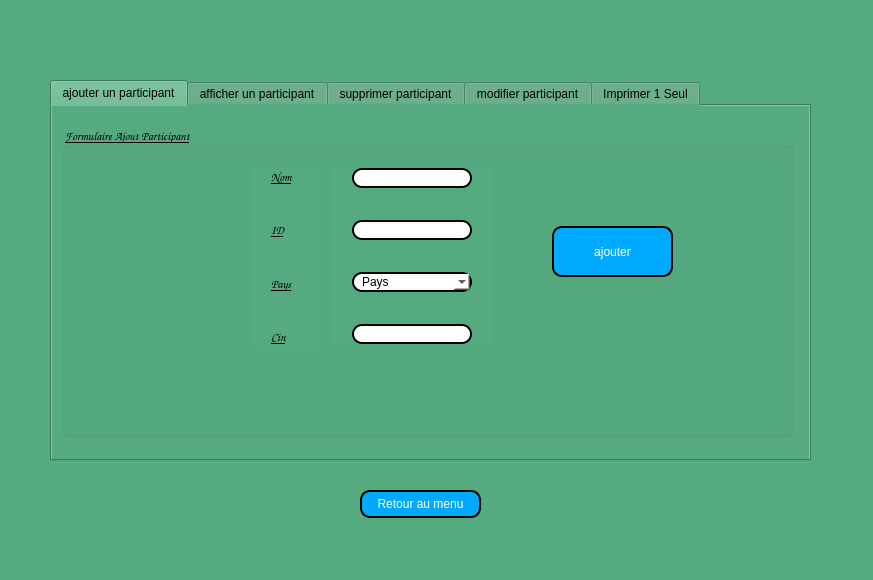
<?xml version="1.0" encoding="UTF-8"?>
<ui version="4.0">
 <class>windowparticipants</class>
 <widget class="QDialog" name="windowparticipants">
  <property name="geometry">
   <rect>
    <x>0</x>
    <y>0</y>
    <width>873</width>
    <height>580</height>
   </rect>
  </property>
  <property name="windowTitle">
   <string>Gestion Des Participants</string>
  </property>
  <property name="styleSheet">
   <string notr="true">background-color: rgb(85, 170, 127)</string>
  </property>
  <widget class="QTabWidget" name="tabWidget">
   <property name="geometry">
    <rect>
     <x>50</x>
     <y>80</y>
     <width>761</width>
     <height>381</height>
    </rect>
   </property>
   <property name="styleSheet">
    <string notr="true">background-color: rgb(85, 170, 127)</string>
   </property>
   <property name="currentIndex">
    <number>0</number>
   </property>
   <widget class="QWidget" name="tab">
    <attribute name="title">
     <string>ajouter un participant</string>
    </attribute>
    <widget class="QGroupBox" name="groupBox_2">
     <property name="geometry">
      <rect>
       <x>10</x>
       <y>20</y>
       <width>731</width>
       <height>311</height>
      </rect>
     </property>
     <property name="font">
      <font>
       <family>Comic Sans MS</family>
       <weight>75</weight>
       <bold>true</bold>
       <underline>true</underline>
      </font>
     </property>
     <property name="title">
      <string>Formulaire Ajout Participant</string>
     </property>
     <widget class="QPushButton" name="pushbotton_ajouter">
      <property name="geometry">
       <rect>
        <x>490</x>
        <y>100</y>
        <width>121</width>
        <height>51</height>
       </rect>
      </property>
      <property name="styleSheet">
       <string notr="true">border: 2px solid black;



border-radius: 10px;



padding: 0 8px;



color: white;



background:rgb(0, 170, 255) ;



font: bold, &quot;Comic Sans MS&quot;;</string>
      </property>
      <property name="text">
       <string>ajouter</string>
      </property>
     </widget>
     <widget class="QWidget" name="verticalLayoutWidget">
      <property name="geometry">
       <rect>
        <x>270</x>
        <y>40</y>
        <width>160</width>
        <height>180</height>
       </rect>
      </property>
      <layout class="QVBoxLayout" name="verticalLayout">
       <property name="spacing">
        <number>30</number>
       </property>
       <property name="leftMargin">
        <number>20</number>
       </property>
       <property name="rightMargin">
        <number>20</number>
       </property>
       <item>
        <widget class="QLineEdit" name="le_nom">
         <property name="styleSheet">
          <string notr="true">border: 2px solid black;



border-radius: 10px;



padding: 0 8px;



background: white;



selection-background-color: gray;</string>
         </property>
        </widget>
       </item>
       <item>
        <widget class="QLineEdit" name="le_id">
         <property name="styleSheet">
          <string notr="true">border: 2px solid black;



border-radius: 10px;



padding: 0 8px;



background: white;



selection-background-color: gray;</string>
         </property>
        </widget>
       </item>
       <item>
        <widget class="QComboBox" name="combo_Pays">
         <property name="styleSheet">
          <string notr="true">border: 2px solid black;



border-radius: 10px;



padding: 0 8px;



background: white;



selection-background-color: gray;</string>
         </property>
         <item>
          <property name="text">
           <string>Pays</string>
          </property>
         </item>
         <item>
          <property name="text">
           <string>Tunisie</string>
          </property>
         </item>
         <item>
          <property name="text">
           <string>Canada</string>
          </property>
         </item>
         <item>
          <property name="text">
           <string>USA</string>
          </property>
         </item>
        </widget>
       </item>
       <item>
        <widget class="QLineEdit" name="le_cin">
         <property name="styleSheet">
          <string notr="true">border: 2px solid black;



border-radius: 10px;



padding: 0 8px;



background: white;



selection-background-color: gray;</string>
         </property>
        </widget>
       </item>
      </layout>
     </widget>
     <widget class="QWidget" name="verticalLayoutWidget_2">
      <property name="geometry">
       <rect>
        <x>189</x>
        <y>40</y>
        <width>71</width>
        <height>181</height>
       </rect>
      </property>
      <layout class="QVBoxLayout" name="verticalLayout_2">
       <property name="spacing">
        <number>32</number>
       </property>
       <property name="leftMargin">
        <number>20</number>
       </property>
       <property name="rightMargin">
        <number>20</number>
       </property>
       <item>
        <widget class="QLabel" name="label_4">
         <property name="font">
          <font>
           <family>Comic Sans MS</family>
           <weight>75</weight>
           <bold>true</bold>
          </font>
         </property>
         <property name="text">
          <string>Nom</string>
         </property>
        </widget>
       </item>
       <item>
        <widget class="QLabel" name="label_6">
         <property name="font">
          <font>
           <family>Comic Sans MS</family>
           <weight>75</weight>
           <bold>true</bold>
          </font>
         </property>
         <property name="text">
          <string>ID</string>
         </property>
        </widget>
       </item>
       <item>
        <widget class="QLabel" name="label_5">
         <property name="font">
          <font>
           <family>Comic Sans MS</family>
           <weight>75</weight>
           <bold>true</bold>
          </font>
         </property>
         <property name="text">
          <string>Pays</string>
         </property>
        </widget>
       </item>
       <item>
        <widget class="QLabel" name="label_8">
         <property name="font">
          <font>
           <family>Comic Sans MS</family>
           <weight>75</weight>
           <bold>true</bold>
          </font>
         </property>
         <property name="text">
          <string>Cin</string>
         </property>
        </widget>
       </item>
      </layout>
     </widget>
    </widget>
   </widget>
   <widget class="QWidget" name="tab_2">
    <attribute name="title">
     <string>afficher un participant</string>
    </attribute>
    <widget class="QTableView" name="tab_participant">
     <property name="geometry">
      <rect>
       <x>10</x>
       <y>10</y>
       <width>541</width>
       <height>241</height>
      </rect>
     </property>
     <property name="styleSheet">
      <string notr="true">background-color: rgb(255, 255, 255);</string>
     </property>
    </widget>
    <widget class="QPushButton" name="pushButton_3">
     <property name="geometry">
      <rect>
       <x>560</x>
       <y>20</y>
       <width>93</width>
       <height>28</height>
      </rect>
     </property>
     <property name="styleSheet">
      <string notr="true">border: 2px solid black;



border-radius: 10px;



padding: 0 8px;



color: white;



background:rgb(0, 170, 255) ;



font: bold, &quot;Comic Sans MS&quot;;</string>
     </property>
     <property name="text">
      <string>Tri</string>
     </property>
    </widget>
    <widget class="QPushButton" name="imprimerListP">
     <property name="geometry">
      <rect>
       <x>560</x>
       <y>70</y>
       <width>93</width>
       <height>28</height>
      </rect>
     </property>
     <property name="styleSheet">
      <string notr="true">border: 2px solid black;



border-radius: 10px;



padding: 0 8px;



color: white;



background:rgb(0, 170, 255) ;



font: bold, &quot;Comic Sans MS&quot;;
font-size:11px;</string>
     </property>
     <property name="text">
      <string>Imrpimer Tous</string>
     </property>
    </widget>
    <widget class="QPushButton" name="btn_Stat_p">
     <property name="geometry">
      <rect>
       <x>560</x>
       <y>120</y>
       <width>93</width>
       <height>28</height>
      </rect>
     </property>
     <property name="styleSheet">
      <string notr="true">border: 2px solid black;



border-radius: 10px;



padding: 0 8px;



color: white;



background:rgb(0, 170, 255) ;



font: bold, &quot;Comic Sans MS&quot;;</string>
     </property>
     <property name="text">
      <string>Statistique</string>
     </property>
    </widget>
    <widget class="QPushButton" name="pushButton_7">
     <property name="geometry">
      <rect>
       <x>560</x>
       <y>170</y>
       <width>93</width>
       <height>28</height>
      </rect>
     </property>
     <property name="styleSheet">
      <string notr="true">border: 2px solid black;



border-radius: 10px;



padding: 0 8px;



color: white;



background:rgb(0, 170, 255) ;



font: bold, &quot;Comic Sans MS&quot;;</string>
     </property>
     <property name="text">
      <string>traduction</string>
     </property>
    </widget>
    <widget class="QLineEdit" name="le_nom_2">
     <property name="geometry">
      <rect>
       <x>190</x>
       <y>260</y>
       <width>171</width>
       <height>31</height>
      </rect>
     </property>
     <property name="styleSheet">
      <string notr="true">border: 2px solid black;



border-radius: 10px;



padding: 0 8px;



background: white;



selection-background-color: gray;</string>
     </property>
    </widget>
    <widget class="QPushButton" name="pushButton_4">
     <property name="geometry">
      <rect>
       <x>60</x>
       <y>260</y>
       <width>93</width>
       <height>28</height>
      </rect>
     </property>
     <property name="styleSheet">
      <string notr="true">border: 2px solid black;



border-radius: 10px;



padding: 0 8px;



color: white;



background:rgb(0, 170, 255) ;



font: bold, &quot;Comic Sans MS&quot;;</string>
     </property>
     <property name="text">
      <string>recherche</string>
     </property>
    </widget>
    <widget class="QCheckBox" name="checkBox">
     <property name="geometry">
      <rect>
       <x>660</x>
       <y>20</y>
       <width>83</width>
       <height>20</height>
      </rect>
     </property>
     <property name="styleSheet">
      <string notr="true">border: 2px solid black;



border-radius: 10px;



padding: 0 8px;



background: white;



selection-background-color: gray;</string>
     </property>
     <property name="text">
      <string>Tri</string>
     </property>
    </widget>
   </widget>
   <widget class="QWidget" name="tab_3">
    <attribute name="title">
     <string>supprimer participant</string>
    </attribute>
    <widget class="QLabel" name="label">
     <property name="geometry">
      <rect>
       <x>90</x>
       <y>110</y>
       <width>31</width>
       <height>16</height>
      </rect>
     </property>
     <property name="font">
      <font>
       <family>Comic Sans MS</family>
      </font>
     </property>
     <property name="text">
      <string>ID</string>
     </property>
    </widget>
    <widget class="QPushButton" name="pushButton">
     <property name="geometry">
      <rect>
       <x>310</x>
       <y>100</y>
       <width>93</width>
       <height>28</height>
      </rect>
     </property>
     <property name="styleSheet">
      <string notr="true">border: 2px solid black;



border-radius: 10px;



padding: 0 8px;



color: white;



background:rgb(0, 170, 255) ;



font: bold, &quot;Comic Sans MS&quot;;</string>
     </property>
     <property name="text">
      <string>supprimer</string>
     </property>
    </widget>
    <widget class="QComboBox" name="combo_modifier_id">
     <property name="geometry">
      <rect>
       <x>160</x>
       <y>106</y>
       <width>121</width>
       <height>22</height>
      </rect>
     </property>
     <property name="styleSheet">
      <string notr="true">border: 2px solid black;



border-radius: 10px;



padding: 0 8px;



background: white;



selection-background-color: gray;</string>
     </property>
    </widget>
   </widget>
   <widget class="QWidget" name="tab_4">
    <attribute name="title">
     <string>modifier participant</string>
    </attribute>
    <widget class="QPushButton" name="pushButton_2">
     <property name="geometry">
      <rect>
       <x>520</x>
       <y>120</y>
       <width>141</width>
       <height>51</height>
      </rect>
     </property>
     <property name="styleSheet">
      <string notr="true">border: 2px solid black;



border-radius: 10px;



padding: 0 8px;



color: white;



background:rgb(0, 170, 255) ;



font: bold, &quot;Comic Sans MS&quot;;</string>
     </property>
     <property name="text">
      <string>modifier</string>
     </property>
    </widget>
    <widget class="QWidget" name="verticalLayoutWidget_3">
     <property name="geometry">
      <rect>
       <x>300</x>
       <y>60</y>
       <width>160</width>
       <height>181</height>
      </rect>
     </property>
     <layout class="QVBoxLayout" name="verticalLayout_3">
      <item>
       <widget class="QLineEdit" name="lineEdit_2">
        <property name="styleSheet">
         <string notr="true">border: 2px solid black;



border-radius: 10px;



padding: 0 8px;



background: white;



selection-background-color: gray;</string>
        </property>
       </widget>
      </item>
      <item>
       <widget class="QLineEdit" name="lineEdit_3">
        <property name="styleSheet">
         <string notr="true">border: 2px solid black;



border-radius: 10px;



padding: 0 8px;



background: white;



selection-background-color: gray;</string>
        </property>
       </widget>
      </item>
      <item>
       <widget class="QComboBox" name="pays_modifier">
        <property name="styleSheet">
         <string notr="true">border: 2px solid black;



border-radius: 10px;



padding: 0 8px;



background: white;



selection-background-color: gray;</string>
        </property>
        <item>
         <property name="text">
          <string>Pays</string>
         </property>
        </item>
        <item>
         <property name="text">
          <string>Tunisie</string>
         </property>
        </item>
        <item>
         <property name="text">
          <string>Canada</string>
         </property>
        </item>
        <item>
         <property name="text">
          <string>USA</string>
         </property>
        </item>
       </widget>
      </item>
      <item>
       <widget class="QLineEdit" name="lineEdit_5">
        <property name="styleSheet">
         <string notr="true">border: 2px solid black;



border-radius: 10px;



padding: 0 8px;



background: white;



selection-background-color: gray;</string>
        </property>
       </widget>
      </item>
     </layout>
    </widget>
    <widget class="QWidget" name="verticalLayoutWidget_4">
     <property name="geometry">
      <rect>
       <x>120</x>
       <y>60</y>
       <width>160</width>
       <height>181</height>
      </rect>
     </property>
     <layout class="QVBoxLayout" name="verticalLayout_4">
      <item>
       <widget class="QLabel" name="label_2">
        <property name="font">
         <font>
          <family>Comic Sans MS</family>
          <weight>75</weight>
          <bold>true</bold>
         </font>
        </property>
        <property name="text">
         <string>Nom</string>
        </property>
       </widget>
      </item>
      <item>
       <widget class="QLabel" name="label_3">
        <property name="font">
         <font>
          <family>Comic Sans MS</family>
          <weight>75</weight>
          <bold>true</bold>
         </font>
        </property>
        <property name="text">
         <string>ID</string>
        </property>
       </widget>
      </item>
      <item>
       <widget class="QLabel" name="label_7">
        <property name="font">
         <font>
          <family>Comic Sans MS</family>
          <weight>75</weight>
          <bold>true</bold>
         </font>
        </property>
        <property name="text">
         <string>Pays</string>
        </property>
       </widget>
      </item>
      <item>
       <widget class="QLabel" name="label_9">
        <property name="font">
         <font>
          <family>Comic Sans MS</family>
          <weight>75</weight>
          <bold>true</bold>
         </font>
        </property>
        <property name="text">
         <string>Cin</string>
        </property>
       </widget>
      </item>
     </layout>
    </widget>
   </widget>
   <widget class="QWidget" name="tab_5">
    <attribute name="title">
     <string>Imprimer 1 Seul</string>
    </attribute>
    <widget class="QComboBox" name="combo_id_p">
     <property name="geometry">
      <rect>
       <x>250</x>
       <y>130</y>
       <width>231</width>
       <height>22</height>
      </rect>
     </property>
     <property name="styleSheet">
      <string notr="true">border: 2px solid black;



border-radius: 10px;



padding: 0 8px;



background: white;



selection-background-color: gray;</string>
     </property>
    </widget>
    <widget class="QLabel" name="label_10">
     <property name="geometry">
      <rect>
       <x>210</x>
       <y>50</y>
       <width>331</width>
       <height>16</height>
      </rect>
     </property>
     <property name="font">
      <font>
       <family>Comic Sans MS</family>
       <pointsize>12</pointsize>
      </font>
     </property>
     <property name="text">
      <string>ID PARTICIPANT A IMPRIMET</string>
     </property>
    </widget>
    <widget class="QPushButton" name="btn_Pdf">
     <property name="geometry">
      <rect>
       <x>320</x>
       <y>260</y>
       <width>93</width>
       <height>28</height>
      </rect>
     </property>
     <property name="styleSheet">
      <string notr="true">border: 2px solid black;



border-radius: 10px;



padding: 0 8px;



color: white;



background:rgb(0, 170, 255) ;



font: bold, &quot;Comic Sans MS&quot;;</string>
     </property>
     <property name="text">
      <string>PDF</string>
     </property>
    </widget>
   </widget>
  </widget>
  <widget class="QPushButton" name="pushButton_5">
   <property name="geometry">
    <rect>
     <x>360</x>
     <y>490</y>
     <width>121</width>
     <height>28</height>
    </rect>
   </property>
   <property name="styleSheet">
    <string notr="true">border: 2px solid black;



border-radius: 10px;



padding: 0 8px;



color: white;



background:rgb(0, 170, 255) ;



font: bold, &quot;Comic Sans MS&quot;;</string>
   </property>
   <property name="text">
    <string>Retour au menu</string>
   </property>
  </widget>
 </widget>
 <resources/>
 <connections/>
</ui>
